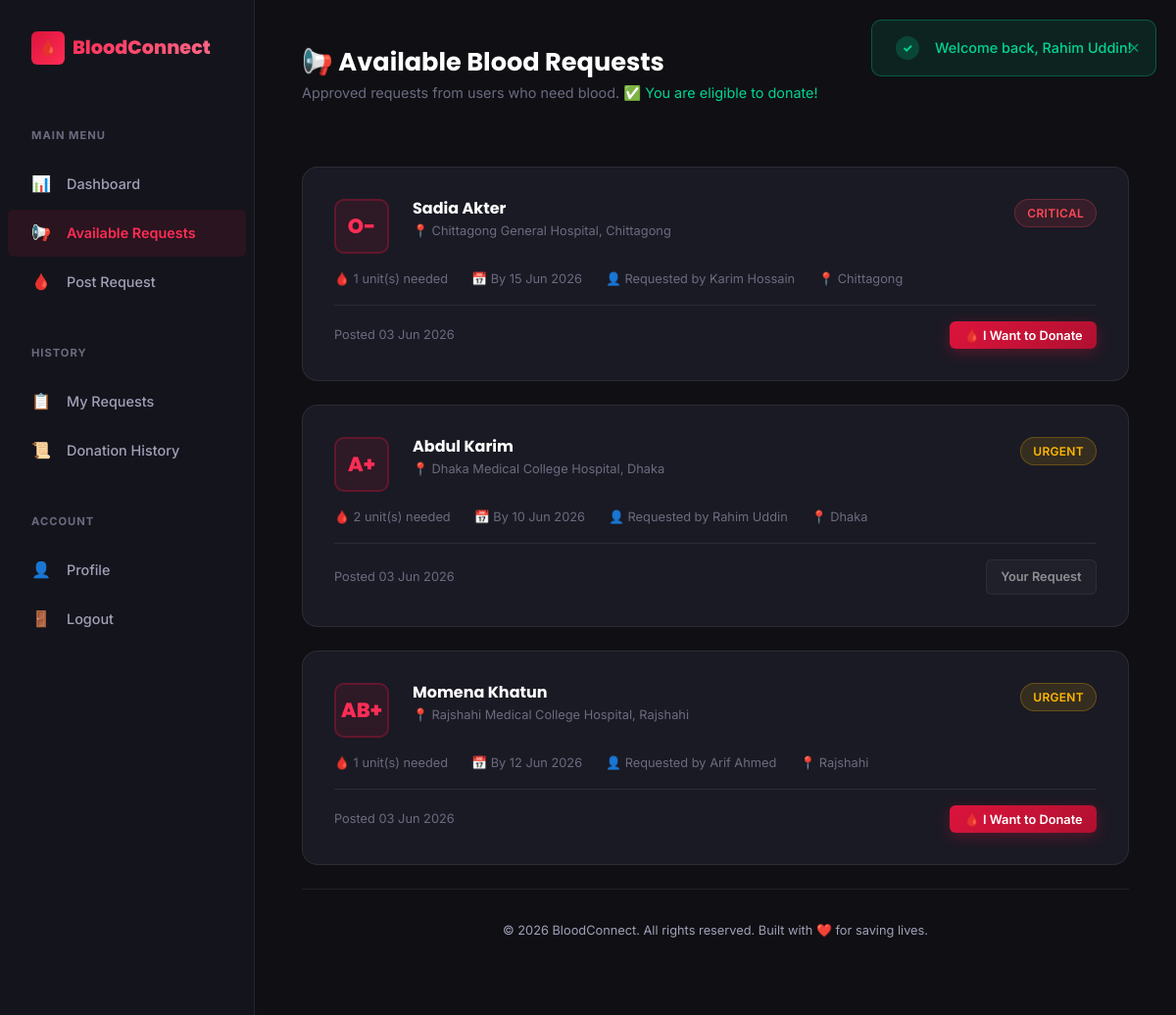
The page /user/available_requests.php (signed in) on the database its author committed.
### tables this page shows
CREATE TABLE IF NOT EXISTS blood_requests (
    id INT AUTO_INCREMENT PRIMARY KEY,
    user_id INT NOT NULL,
    patient_name VARCHAR(100) NOT NULL,
    hospital_address VARCHAR(255) NOT NULL,
    required_blood_group ENUM('A+', 'A-', 'B+', 'B-', 'AB+', 'AB-', 'O+', 'O-') NOT NULL,
    units_needed INT NOT NULL DEFAULT 1,
    date_needed DATE NOT NULL,
    urgency ENUM('Normal', 'Urgent', 'Critical') DEFAULT 'Normal',
    status ENUM('Pending', 'Approved', 'Rejected', 'Fulfilled') DEFAULT 'Pending',
    created_at TIMESTAMP DEFAULT CURRENT_TIMESTAMP,
    FOREIGN KEY (user_id) REFERENCES users(id) ON DELETE CASCADE,
    INDEX idx_status (status),
    INDEX idx_urgency (urgency),
    INDEX idx_blood_group (required_blood_group)
);

CREATE TABLE IF NOT EXISTS users (
    id INT AUTO_INCREMENT PRIMARY KEY,
    name VARCHAR(100) NOT NULL,
    email VARCHAR(150) NOT NULL UNIQUE,
    password VARCHAR(255) NOT NULL,
    role ENUM('user', 'admin') DEFAULT 'user',
    blood_group ENUM('A+', 'A-', 'B+', 'B-', 'AB+', 'AB-', 'O+', 'O-') NOT NULL,
    phone VARCHAR(20) NOT NULL,
    district VARCHAR(100) NOT NULL,
    age INT NOT NULL,
    last_donation_date DATE DEFAULT NULL,
    status ENUM('active', 'banned') DEFAULT 'active',
    created_at TIMESTAMP DEFAULT CURRENT_TIMESTAMP,
    updated_at TIMESTAMP DEFAULT CURRENT_TIMESTAMP ON UPDATE CURRENT_TIMESTAMP,
    INDEX idx_blood_group (blood_group),
    INDEX idx_district (district),
    INDEX idx_role (role),
    INDEX idx_status (status)
);

### config/session.php (called while the page is built, shortened)
<?php
function getUserId() {
    return $_SESSION['user_id'] ?? null;
}

### user/available_requests.php (the view, shortened to what this page needs)
<?php
require_once __DIR__ . '/../config/session.php';
require_once __DIR__ . '/../includes/functions.php';
$db = getDB();
$userId = getUserId();
$userStmt = $db->prepare("SELECT last_donation_date FROM users WHERE id = ?");
$userStmt->execute([$userId]);
$currentUser = $userStmt->fetch();
$eligibility = checkDonationEligibility($currentUser['last_donation_date']);
$requests = $db->query("SELECT br.*, u.name as requester_name, u.phone as requester_phone, u.district as requester_district
                         FROM blood_requests br
                         JOIN users u ON br.user_id = u.id
                         WHERE br.status = 'Approved'
                         ORDER BY FIELD(br.urgency, 'Critical', 'Urgent', 'Normal'), br.date_needed ASC")
                ->fetchAll();
$pledgeStmt = $db->prepare("SELECT request_id FROM donations WHERE donor_id = ?");
$pledgeStmt->execute([$userId]);
$myPledges = array_column($pledgeStmt->fetchAll(), 'request_id');
include __DIR__ . '/sidebar.php';
?>
<main class="dashboard-main">
    <div class="dash-header">
        <div>
            <h1>📢 Available Blood Requests</h1>
            <p class="welcome-text">
                Approved requests from users who need blood.
                <?php if (!$eligibility['eligible']): ?>
                    <span style="color: var(--status-rejected);">⚠️ You are not eligible to donate for <?php echo $eligibility['days_remaining']; ?> more days.</span>
                <?php else: ?>
                    <span style="color: var(--accent-green);">✅ You are eligible to donate!</span>
                <?php endif; ?>
            </p>
        </div>
    </div>
    <?php if (empty($requests)): ?>
        <div class="card">
            <div class="empty-state">
                <div class="empty-icon">📢</div>
                <h3>No Active Requests</h3>
                <p>There are no approved blood requests at the moment. Check back later!</p>
            </div>
        </div>
    <?php else: ?>
        <?php foreach ($requests as $request): ?>
        <div class="feed-card">
            <div class="feed-card-top">
                <div class="blood-badge"><?php echo e($request['required_blood_group']); ?></div>
                <div class="feed-card-info">
                    <h4><?php echo e($request['patient_name']); ?></h4>
                    <div class="hospital-name">📍 <?php echo e($request['hospital_address']); ?></div>
                </div>
                <span class="badge <?php echo getUrgencyClass($request['urgency']); ?>"><?php echo e($request['urgency']); ?></span>
            </div>
            <div class="feed-card-meta">
                <div class="meta-item">🩸 <?php echo $request['units_needed']; ?> unit(s) needed</div>
                <div class="meta-item">📅 By <?php echo formatDate($request['date_needed']); ?></div>
                <div class="meta-item">👤 Requested by <?php echo e($request['requester_name']); ?></div>
                <div class="meta-item">📍 <?php echo e($request['requester_district']); ?></div>
            </div>
            <div class="feed-card-actions">
                <span style="font-size: 0.8rem; color: var(--text-muted);">
                    Posted <?php echo formatDate($request['created_at']); ?>
                </span>
                <?php if (in_array($request['id'], $myPledges)): ?>
                    <span class="btn btn-sm btn-success" style="opacity: 0.7; cursor: default;">✅ Already Pledged</span>
                <?php elseif ($request['user_id'] == $userId): ?>
                    <span class="btn btn-sm btn-secondary" style="opacity: 0.5; cursor: default;">Your Request</span>
                <?php else: ?>
                    <form method="POST" style="margin: 0;" onsubmit="return confirm('Are you sure you want to pledge to donate blood for this request?');">
                        <button type="submit" class="btn btn-sm btn-primary" <?php echo !$eligibility['eligible'] ? 'disabled title="Not eligible yet"' : ''; ?>>
                            🩸 I Want to Donate
                        </button>
                    </form>
                <?php endif; ?>
            </div>
        </div>
        <?php endforeach; ?>
    <?php endif; ?>
<?php include __DIR__ . '/../includes/footer.php'; ?>

### assets/css/style.css (style rules this page uses)
:root { --primary: #DC143C; --primary-dark: #B01030; --primary-light: #FF2D55; --primary-glow: rgba(220, 20, 60, 0.3); --bg-dark: #0F0F14; --bg-card: #1A1A24; --bg-card-hover: #22222E; --bg-surface: #14141C; --bg-input: #1E1E2A; --border-color: rgba(255, 255, 255, 0.08); --border-light: rgba(255, 255, 255, 0.12); --text-primary: #FFFFFF; --text-secondary: #A0A0B8; --text-muted: #6B6B80; --accent-green: #00D68F; --accent-yellow: #FFB800; --accent-orange: #FF6B35; --accent-blue: #3B82F6; --accent-purple: #8B5CF6; --status-pending: #FFB800; --status-approved: #00D68F; --status-rejected: #FF4757; --status-fulfilled: #3B82F6; --urgency-normal: #00D68F; --urgency-urgent: #FFB800; --urgency-critical: #FF4757; --space-xs: 0.25rem; --space-sm: 0.5rem; --space-md: 1rem; --space-lg: 1.5rem; --space-xl: 2rem; --space-2xl: 3rem; --space-3xl: 4rem; --radius-sm: 6px; --radius-md: 10px; --radius-lg: 16px; --radius-xl: 24px; --radius-full: 9999px; --shadow-sm: 0 2px 8px rgba(0, 0, 0, 0.2); --shadow-md: 0 4px 16px rgba(0, 0, 0, 0.3); --shadow-lg: 0 8px 32px rgba(0, 0, 0, 0.4); --shadow-glow: 0 0 30px var(--primary-glow); --transition-fast: 0.15s ease; --transition-base: 0.3s ease; --transition-slow: 0.5s ease; --font-body: 'Inter', -apple-system, BlinkMacSystemFont, sans-serif; --font-heading: 'Poppins', 'Inter', sans-serif; --container-max: 1200px; --container-narrow: 800px; }
*, *::before, *::after { margin: 0; padding: 0; box-sizing: border-box; }
html { scroll-behavior: smooth; font-size: 16px; }
body { font-family: var(--font-body); background: var(--bg-dark); color: var(--text-primary); line-height: 1.6; min-height: 100vh; overflow-x: hidden; -webkit-font-smoothing: antialiased; -moz-osx-font-smoothing: grayscale; }
h1, h2, h3, h4, h5, h6 { font-family: var(--font-heading); font-weight: 700; line-height: 1.2; color: var(--text-primary); }
h1 { font-size: 2.5rem; }
h4 { font-size: 1.25rem; }
p { color: var(--text-secondary); margin-bottom: var(--space-md); }
.btn { display: inline-flex; align-items: center; justify-content: center; gap: var(--space-sm); padding: 0.65rem 1.5rem; font-family: var(--font-body); font-size: 0.9rem; font-weight: 600; border: none; border-radius: var(--radius-sm); cursor: pointer; transition: all var(--transition-base); text-decoration: none; white-space: nowrap; }
.btn-primary { background: linear-gradient(135deg, var(--primary), var(--primary-dark)); color: #fff; box-shadow: 0 4px 15px var(--primary-glow); }
.btn-secondary { background: rgba(255, 255, 255, 0.06); color: var(--text-primary); border: 1px solid var(--border-light); }
.btn-sm { padding: 0.4rem 0.9rem; font-size: 0.8rem; }
.badge { display: inline-flex; align-items: center; gap: 4px; padding: 0.25rem 0.75rem; border-radius: var(--radius-full); font-size: 0.75rem; font-weight: 600; text-transform: uppercase; letter-spacing: 0.3px; }
.badge-urgent { background: rgba(255, 184, 0, 0.12); color: var(--urgency-urgent); border: 1px solid rgba(255, 184, 0, 0.25); }
.badge-critical { background: rgba(255, 71, 87, 0.12); color: var(--urgency-critical); border: 1px solid rgba(255, 71, 87, 0.25); animation: pulse-critical 2s infinite; }
.dashboard-main { flex: 1; margin-left: 260px; padding: var(--space-2xl); display: flex; flex-direction: column; }

### rows shown on the page
blood_requests: required_blood_group "O-", patient_name "Sadia Akter", hospital_address "Chittagong General Hospital, Chittagong", urgency "CRITICAL", units_needed "1", date_needed "15 Jun 2026", user.name "Karim Hossain", user.district "Chittagong", created_at "03 Jun 2026"
blood_requests: required_blood_group "A+", patient_name "Abdul Karim", hospital_address "Dhaka Medical College Hospital, Dhaka", urgency "URGENT", units_needed "2", date_needed "10 Jun 2026", user.name "Rahim Uddin", user.district "Dhaka", created_at "03 Jun 2026", shows "Your Request"
blood_requests: required_blood_group "AB+", patient_name "Momena Khatun", hospital_address "Rajshahi Medical College Hospital, Rajshahi", urgency "URGENT", units_needed "1", date_needed "12 Jun 2026", user.name "Arif Ahmed", user.district "Rajshahi", created_at "03 Jun 2026"

### other values the page prints
$success "Welcome back, Rahim Uddin!"
